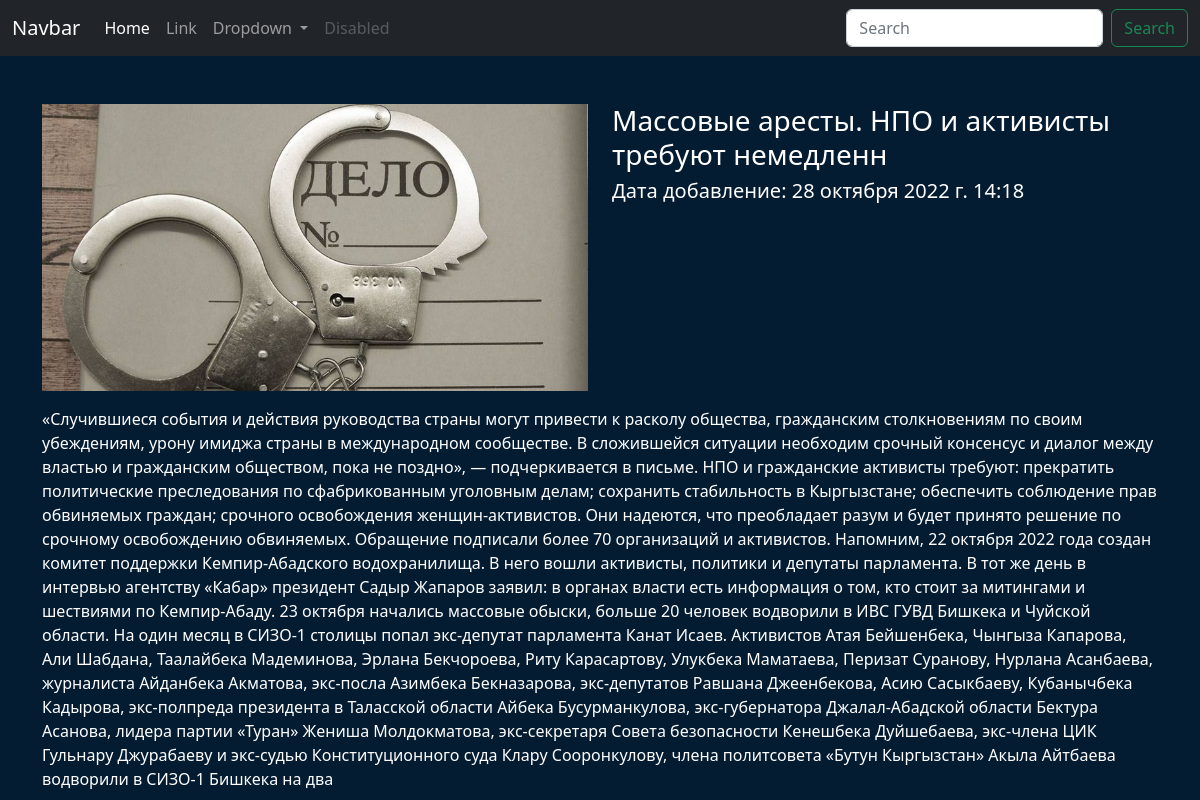
/news/3/, run on the app's committed database.
### news/models.py (models this page shows, shortened)
class News(models.Model):
    class Meta:
        verbose_name = 'новость'
        verbose_name_plural = 'новости'
    title = models.CharField(max_length=50, verbose_name='заголовок')
    content = models.TextField(verbose_name='контент')
    image = models.ImageField(verbose_name='изображение', upload_to='news_images/')
    date = models.DateTimeField(verbose_name='дата добавление', auto_now_add=True)

### news/views.py (the view)
# urls.py: path('news/<int:id>/', item_news, name='item_news'),
def item_news(request, id):
    news = News.objects.get(id=id)
    return render(request, 'item_news.html', {'news': news})

### templates/item_news.html (shortened to what this page needs)
{% load static %}
<!DOCTYPE html>
<html lang="en">
<head>
    <link
        href="https://cdn.jsdelivr.net/npm/bootstrap@5.2.2/dist/css/bootstrap.min.css"
        rel="stylesheet"
    >
    <link rel="stylesheet" href="{% static 'css/css.css' %}">
</head>
<body>
    {% include 'navbar.html' %}
    <div class="container">
        <div class="row">
            <div class="col-12 col-md-6 mb-3"><img src="{{ news.image.url }}" class="w-100" alt=""></div>
            <div class="col-12 col-md-6 mb-3">
                <h3>{{ news.title }}</h3>
                <h5>Дата добавление: {{ news.date }}</h5>
            </div>
            <div class="col-12">
                {{ news.content }}
            </div>
        </div>
    </div>
</body>
</html>

### static/static_dirs/css/css.css (style rules this page uses)
body { background-color: #041C32; color: #fff !important; }

### data on the page
News: image (picture), title "Массовые аресты. НПО и активисты требуют немедленн", date "28 октября 2022 г. 14:18", content "«Случившиеся события и действия руководства страны могут привести к расколу общества, гражданским столкновениям по своим убеждениям, урону имиджа страны в международном сообществе. В сложившейся ситуации необходим срочный консенсус и диалог между властью и гражданским обществом, пока не поздно», — подчеркивается в письме. НПО и гражданские активисты требуют: прекратить политические преследования по сфабрикованным уголовным делам; сохранить стабильность в Кыргызстане; обеспечить соблюдение прав обвиняемых граждан; срочного освобождения женщин-активистов. Они надеются, что преобладает разум и будет принято решение по срочному освобождению обвиняемых. Обращение подписали более 70 организаций и…"
